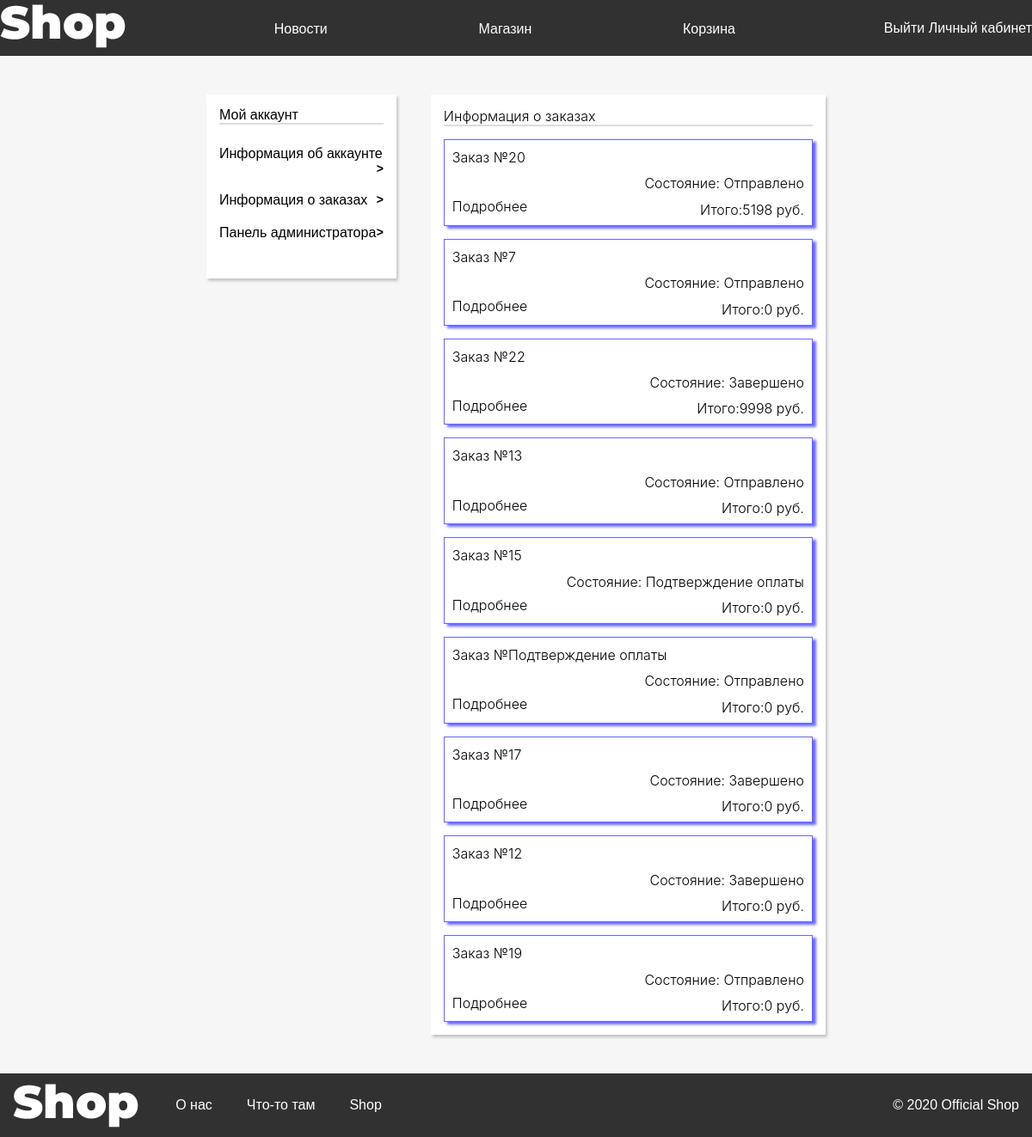
Screenshot of /cabinet/orders/ (signed in) with the database file from the repository.
### Cabinet/models.py (models this page shows, shortened)
class Orders(models.Model):
    userName =  models.TextField()
    goodId  =   models.IntegerField()
    count = models.IntegerField()
    result = models.IntegerField(default = 0)
    numberOfOrder = models.TextField()
    status = models.TextField(default = "Отправлено")

### Cabinet/views.py (the view)
# urls.py: path('orders/', views.cabinet_orders, name="cabinet_orders"),
def cabinet_orders(request):
    orders = Orders.objects.filter(userName = request.session["user"]).order_by('-id')
    alreadyOrders = []
    allNumOfOrders = set()
    for i in orders:
        allNumOfOrders.add(i.numberOfOrder)
    for i in allNumOfOrders:
        order = {}
        goods = []
        orders = Orders.objects.filter(numberOfOrder = i).order_by('-id')
        for j in orders:
            order['result'] = j.result
            order['userName'] = j.userName
            AboutGood = About_goods.objects.get(id = j.goodId)
            goods.append({"good" : AboutGood,
                          'count' : j.count,
                          "price": j.count*AboutGood.price})
        order['status'] = j.status
        order['numberOfOrder'] = i
        order['goods'] = goods
        alreadyOrders.append(order)
    dict = {"aunt":True, "orders" : alreadyOrders}
    return checkAunt(request, "ordblock", dict)

### Cabinet/views.py (called while the page is built)
def checkAunt(request, what, dict, admin = 0):
    if request.user.is_authenticated:
        ID = request.session['id']
        usr = User.objects.get(id = ID)
        dict['admin'] = usr.is_staff
        if(admin):
            if(dict['admin']):
                return render(request, "CabinetTemp/"+ what +".html", dict)
            else:
                return HttpResponseRedirect("/cabinet")
        return render(request, "CabinetTemp/"+ what +".html", dict)
    return HttpResponseRedirect("/main")

### Registration/templates/CabinetTemp/ordblock.html (shortened to what this page needs)
{%extends "CabinetTemp/cabinet.html"%}
{%block content_in_cabinet%}
        <div class="infoBlock ord">
            <div class="info">
                <div class='blockName'>
                    <h2>Информация о заказах</h2>
                    <hr>
                </div>
                <div class='mainBlock'>
                  {%for i in orders%}
                    <div class="order-block">
                        <div class="order">
                            <div class="orderBox">
                                <p>Заказ №{{i.numberOfOrder}}</p>
                                <div class='status'>
                                    <p>Состояние: {{ i.status }}</p>
                                    <p>Итого:{{ i.result }} руб.</p>
                                </div>
                                <button class='details' onclick='detailBox({{i.numberOfOrder}})'>
                                    <p>Подробнее</p>
                                </button>
                            </div>
                        </div>
                    </div>
                    {%endfor%}
                </div>
            </div>
        </div>
{%endblock%}

### Registration/static/main.css (style rules this page uses)
:root { --price: red; }
* { margin: 0; padding: 0; }
body { background: #f6f6f6; margin: 0; padding: 0; display: flex; font-family: "PT Sans", "Helvetica", "Arial", sans-serif; flex-direction: column; min-height: 100vh; }
.box h1,h2,p { font-weight: 300; font-family: -apple-system, system-ui, BlinkMacSystemFont, "Segoe UI", Roboto, "Helvetica Neue", Arial, sans-serif; }
div, h1,h2,h3, a, p, form, button { font-size: 16px; box-sizing: border-box; margin: 0; padding: 0; }
hr { border: 1px solid; border-color: #ddd; }

### Registration/static/cabinet.css (style rules this page uses)
.infoBlock { width: 69.3%; background: white; box-shadow: 2px 3px 3px rgba(0, 0, 0, 0.2); }
.info { padding: 15px; }
.mainBlock > div { line-height: 1.9; }
.order-block { width: 100%; }
.order { width: 100%; border: 1px solid rgba(0, 0, 255, 0.6); box-shadow: 4px 3px 3px rgba(0, 0, 255, 0.6); }
.details { cursor: pointer; background: none; border: none; box-sizing: content-box; margin-top: 32px; color: black; }
.details { content: ">"; }
.status { float: right; }
.status p:last-child { float: right; }
.order { margin-top: 15px; }
.orderBox { padding: 5px 9px 5px 9px; }

### rows the page displays
Orders: numberOfOrder "20"
Orders: status "Отправлено"
Orders: status "Отправлено"
Orders: numberOfOrder "22", status "Завершено"
Orders: numberOfOrder "13", status "Отправлено"
Orders: numberOfOrder "15", status "Подтверждение оплаты"
Orders: numberOfOrder "Подтверждение оплаты"
Orders: status "Отправлено"
Orders: numberOfOrder "17"
Orders: status "Завершено"
Orders: numberOfOrder "12", status "Завершено"
Orders: numberOfOrder "19", status "Отправлено"

### other values shown
{{ i.result }} "5198" "0" "9998" "0" "0" "0" "0" "0" "0"
{{ i.numberOfOrder }} "7"
